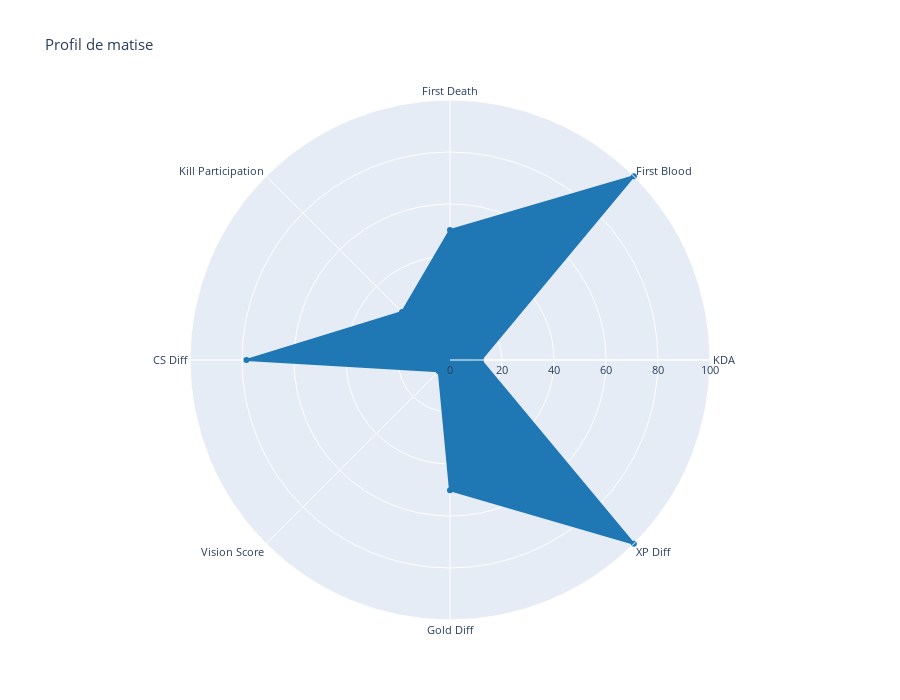
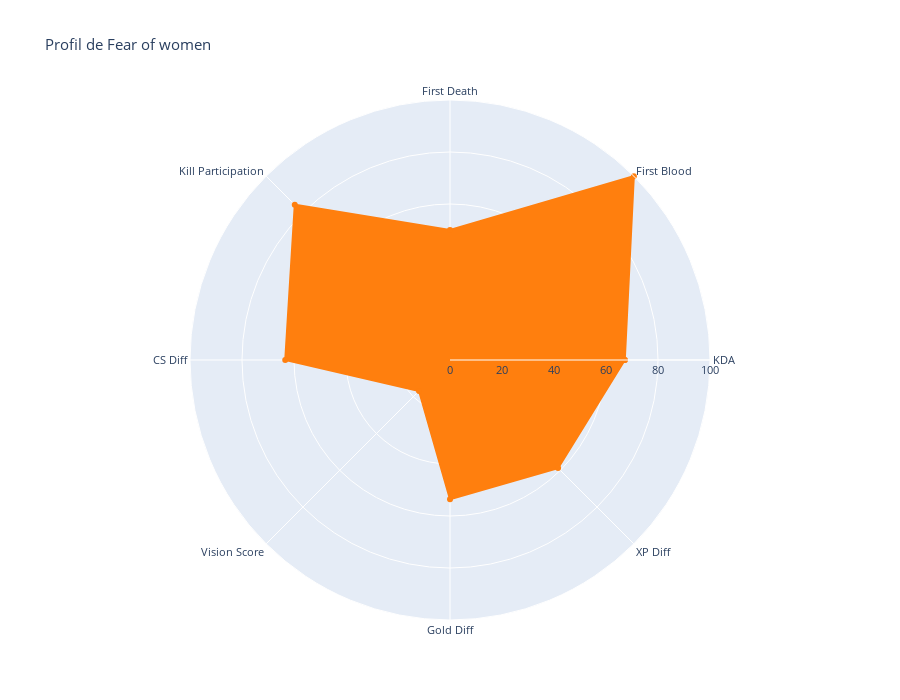
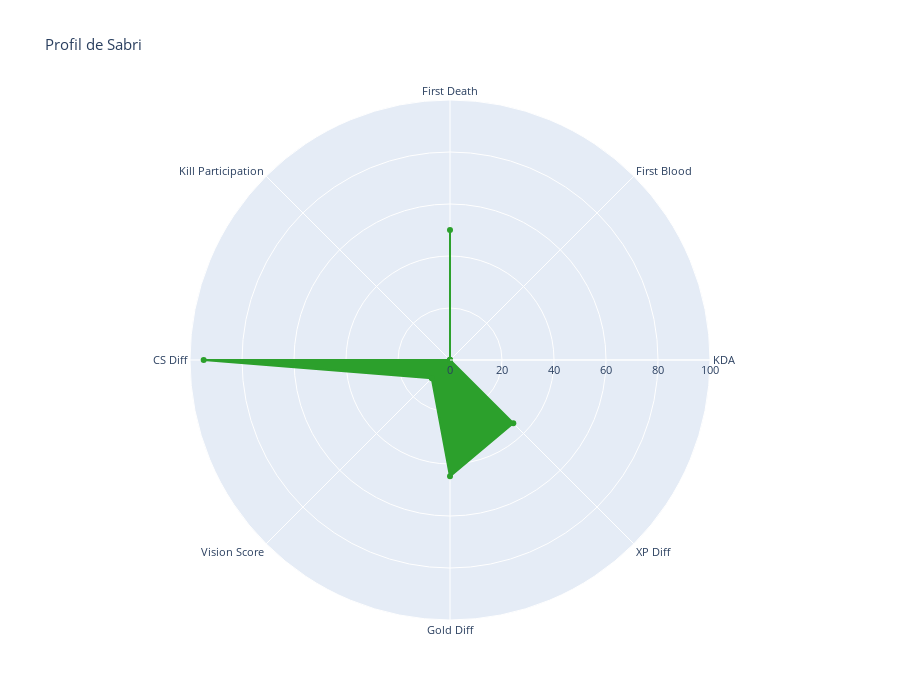
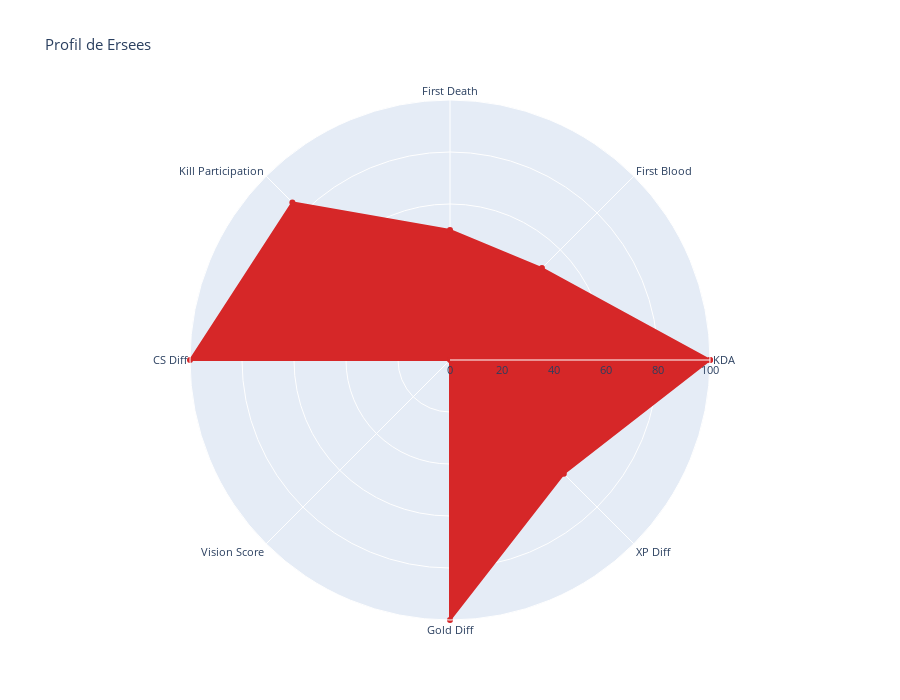

Source (notebook cell) for these figures, in order:
### Code cell
# Normaliser chaque stat de 0 à 100
stats_normalized_v2 = stats_df_v3.copy()

for col in stats_df_v3.columns:
    min_val = stats_df_v3[col].min()
    max_val = stats_df_v3[col].max()
    
    if max_val > min_val:
        stats_normalized_v2[col] = ((stats_df_v3[col] - min_val) / (max_val - min_val)) * 100
    else:
        stats_normalized_v2[col] = 50

# Inverser First Death (moins = mieux, donc on veut inverser)
# Plus l'ennemi a de first blood (First Death élevé), plus ça se rapproche de 0
stats_normalized_v2['First Death'] = 100 - stats_normalized_v2['First Death']

print("Stats normalisées (0-100) - 8 stats :")
print(stats_normalized_v2.round(1))

# Créer les graphiques radar pour chaque joueur
colors = ['#1f77b4', '#ff7f0e', '#2ca02c', '#d62728', '#9467bd', '#8c564b', '#e377c2', '#7f7f7f']

for idx, player in enumerate(virgule_players):
    if player not in stats_normalized_v2.index:
        continue
    
    values = stats_normalized_v2.loc[player].values.tolist()
    values += values[:1]  # Fermer le polygone
    
    categories = stats_normalized_v2.columns.tolist()
    categories_display = categories + [categories[0]]
    
    fig = go.Figure(data=go.Scatterpolar(
        r=values,
        theta=categories_display,
        fill='toself',
        name=player,
        line=dict(color=colors[idx % len(colors)]),
        fillcolor=colors[idx % len(colors)]
    ))
    
    fig.update_layout(
        polar=dict(
            radialaxis=dict(
                visible=True,
                range=[0, 100]
            )
        ),
        title=f"Profil de {player}",
        height=700,
        font=dict(size=11),
        showlegend=False,
    )
    
    fig.show()
    print(f"\n{player} - Stats normalisées :")
    print(stats_normalized_v2.loc[player].round(1))

### Figure 1 — Plotly figure (JSON) as saved in the notebook; plotly's stock layout.template omitted (floating-point values rounded to 4 significant figures)
{"data": [{"fill": "toself", "fillcolor": "#1f77b4", "line": {"color": "#1f77b4"}, "name": "matise", "r": [11.82, 100, 50, 26.07, 78.3, 6.118, 50.06, 100, 11.82], "theta": ["KDA", "First Blood", "First Death", "Kill Participation", "CS Diff", "Vision Score", "Gold Diff", "XP Diff", "KDA"], "type": "scatterpolar"}], "layout": {"font": {"size": 11}, "height": 700, "polar": {"radialaxis": {"range": [0, 100], "visible": true}}, "showlegend": false, "title": {"text": "Profil de matise"}}}

### Figure 2 — Plotly figure (JSON) as saved in the notebook; plotly's stock layout.template omitted (floating-point values rounded to 4 significant figures)
{"data": [{"fill": "toself", "fillcolor": "#ff7f0e", "line": {"color": "#ff7f0e"}, "name": "Fear of women", "r": [67.23, 100, 50, 84.44, 63.38, 16.85, 53.59, 58.78, 67.23], "theta": ["KDA", "First Blood", "First Death", "Kill Participation", "CS Diff", "Vision Score", "Gold Diff", "XP Diff", "KDA"], "type": "scatterpolar"}], "layout": {"font": {"size": 11}, "height": 700, "polar": {"radialaxis": {"range": [0, 100], "visible": true}}, "showlegend": false, "title": {"text": "Profil de Fear of women"}}}

### Figure 3 — Plotly figure (JSON) as saved in the notebook; plotly's stock layout.template omitted (floating-point values rounded to 4 significant figures)
{"data": [{"fill": "toself", "fillcolor": "#2ca02c", "line": {"color": "#2ca02c"}, "name": "Sabri", "r": [0, 0, 50, 0, 94.75, 9.93, 44.74, 34.43, 0], "theta": ["KDA", "First Blood", "First Death", "Kill Participation", "CS Diff", "Vision Score", "Gold Diff", "XP Diff", "KDA"], "type": "scatterpolar"}], "layout": {"font": {"size": 11}, "height": 700, "polar": {"radialaxis": {"range": [0, 100], "visible": true}}, "showlegend": false, "title": {"text": "Profil de Sabri"}}}

### Figure 4 — Plotly figure (JSON) as saved in the notebook; plotly's stock layout.template omitted (floating-point values rounded to 4 significant figures)
{"data": [{"fill": "toself", "fillcolor": "#d62728", "line": {"color": "#d62728"}, "name": "Ersees", "r": [100, 50, 50, 85.73, 100, 0, 100, 61.9, 100], "theta": ["KDA", "First Blood", "First Death", "Kill Participation", "CS Diff", "Vision Score", "Gold Diff", "XP Diff", "KDA"], "type": "scatterpolar"}], "layout": {"font": {"size": 11}, "height": 700, "polar": {"radialaxis": {"range": [0, 100], "visible": true}}, "showlegend": false, "title": {"text": "Profil de Ersees"}}}
